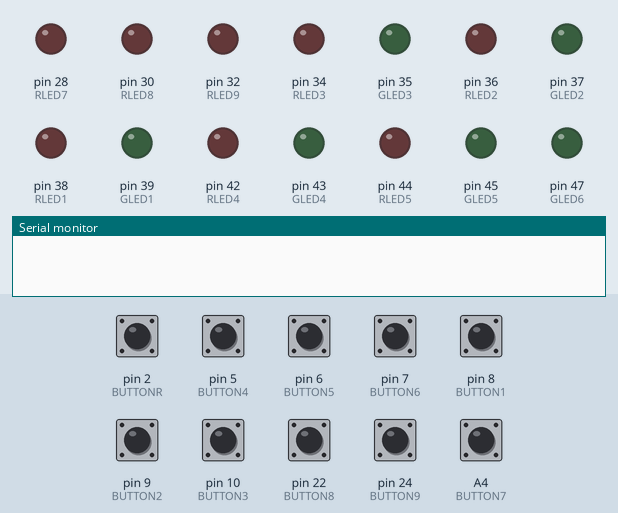
Bench run of a sketch on a simulated Arduino Mega 2560, built with avr-gcc and run on an emulated ATmega2560. Parts: output pins drawn as LEDs (lit = HIGH), the last lines printed to the serial monitor. The inputs (shaded band) are chosen by the test bench; at power-on: A4 (BUTTON7), pin 2 (BUTTONR), pin 5 (BUTTON4), pin 6 (BUTTON5), pin 7 (BUTTON6), pin 8 (BUTTON1), pin 9 (BUTTON2), pin 10 (BUTTON3), pin 22 (BUTTON8), pin 24 (BUTTON9) LOW.

Above: at 1.2 s.
1.3 s: pin 5 (BUTTON4) pulled HIGH for 1 s
At 1.9 s:
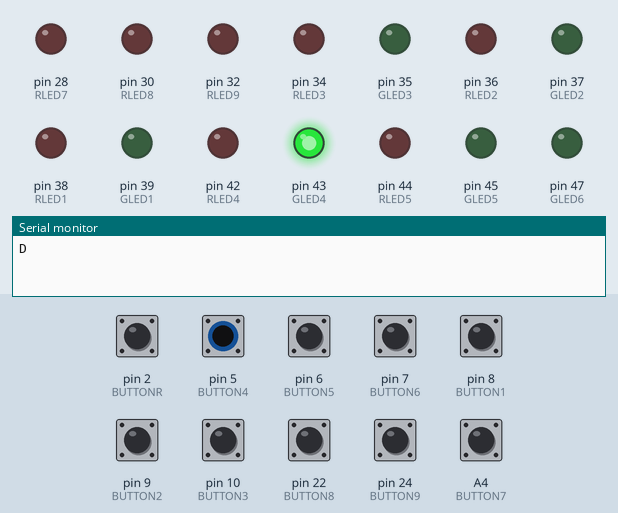
3.8 s: pin 6 (BUTTON5) pulled HIGH for 1 s
At 5.2 s:
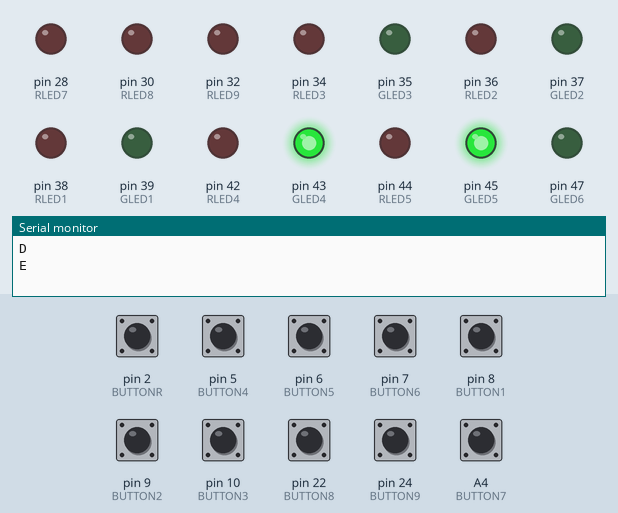
6.3 s: pin 7 (BUTTON6) pulled HIGH for 1 s
At 7.2 s:
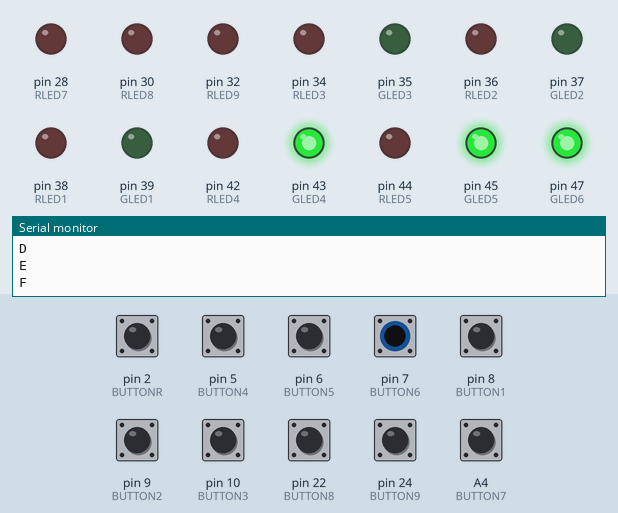
8.8 s: pin 8 (BUTTON1) pulled HIGH for 1 s
At 10.5 s:
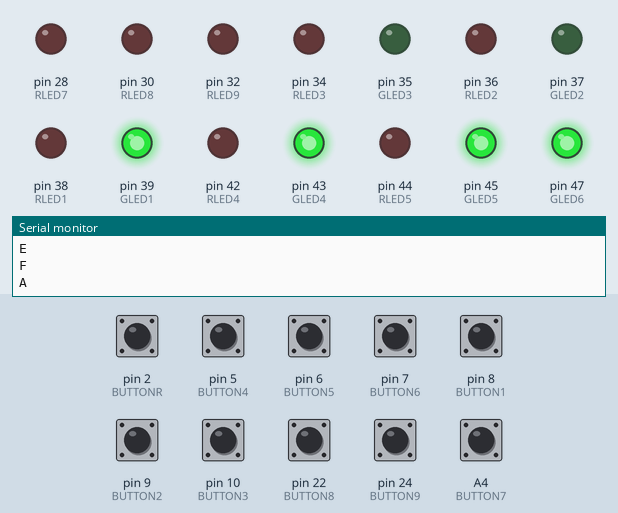
11.3 s: pin 9 (BUTTON2) pulled HIGH for 1 s
At 12.5 s:
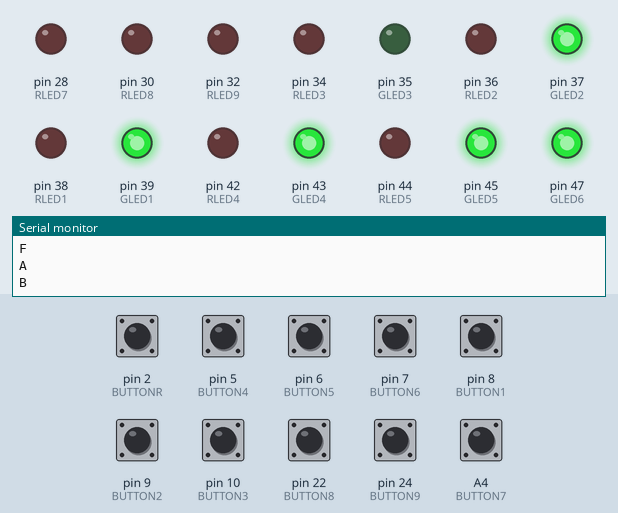
13.8 s: pin 10 (BUTTON3) pulled HIGH for 1 s
At 14.6 s:
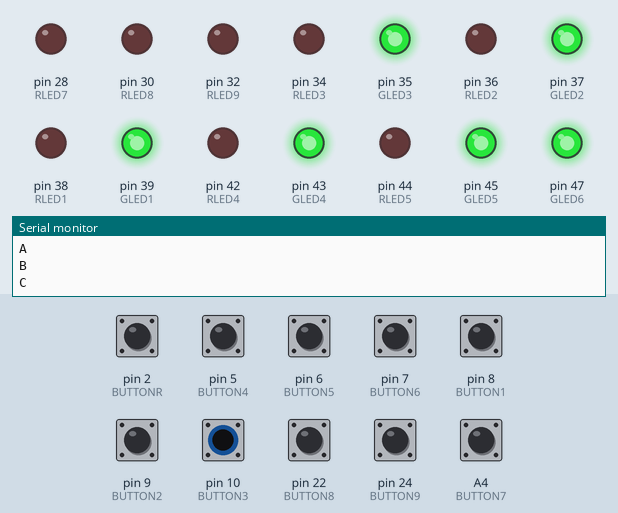
Timing chart, 0 to 16.8 s (numbered marks = the images above; inputs shaded):
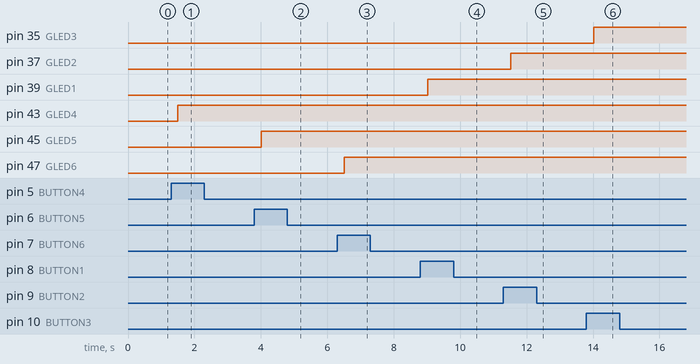

The sketch:

ArduinoUNO_Sketch.ino
```cpp
/*
 **********************************************************************
 * Name:    SendingData.ino                                           *
 * - - - - - - - - - - - - - - - - - - - - - - - - - - - - - - - - -  *
 * Created: 09.03.2023 10:01:49                                       *
 * Author:  Isaac Garcia Peveri                                       *
 *          isacco1975gp@gmail.com                                    *
 * - - - - - - - - - - - - - - - - - - - - - - - - - - - - - - - - -  *
 **********************************************************************
*/


#pragma region "Working-Storage"
String incomingMessage;

const int BUTTONR = 2;
const int BUTTON1 = 8;
const int BUTTON2 = 9;
const int BUTTON3 = 10;
const int BUTTON4 = 5;
const int BUTTON5 = 6;
const int BUTTON6 = 7;
const int BUTTON7 = A4;
const int BUTTON8 = 22;
const int BUTTON9 = 24;

const int GLED1 = 39;
const int GLED2 = 37;
const int GLED3 = 35;
const int GLED4 = 43;
const int GLED5 = 45;
const int GLED6 = 47;
const int GLED7 = A2;
const int GLED8 = A3;
const int GLED9 = A1;

const int RLED1 = 38;
const int RLED2 = 36;
const int RLED3 = 34;
const int RLED4 = 42;
const int RLED5 = 44;
const int RLED6 = 46;
const int RLED7 = 28;
const int RLED8 = 30;
const int RLED9 = 32;

byte buttonRValue = 0;
byte button1Value = 0;
byte button2Value = 0;
byte button3Value = 0;
byte button4Value = 0;
byte button5Value = 0;
byte button6Value = 0;
byte button7Value = 0;
byte button8Value = 0;
byte button9Value = 0;
#pragma endregion

void setup()
{
   Serial.begin(9600);

   pinMode(BUTTONR, INPUT);

   pinMode(BUTTON1, INPUT);
   pinMode(GLED1, OUTPUT);
   pinMode(RLED1, OUTPUT);

   pinMode(BUTTON2, INPUT);
   pinMode(GLED2, OUTPUT);
   pinMode(RLED2, OUTPUT);

   pinMode(BUTTON3, INPUT);
   pinMode(GLED3, OUTPUT);
   pinMode(RLED3, OUTPUT);

   pinMode(BUTTON4, INPUT);
   pinMode(GLED4, OUTPUT);
   pinMode(RLED4, OUTPUT);

   pinMode(BUTTON5, INPUT);
   pinMode(GLED5, OUTPUT);
   pinMode(RLED5, OUTPUT);

   pinMode(BUTTON6, INPUT);
   pinMode(GLED6, OUTPUT);
   pinMode(RLED6, OUTPUT);

   pinMode(BUTTON7, INPUT);
   pinMode(GLED7, OUTPUT);
   pinMode(RLED7, OUTPUT);

   pinMode(BUTTON8, INPUT);
   pinMode(GLED8, OUTPUT);
   pinMode(RLED8, OUTPUT);

   pinMode(BUTTON9, INPUT);
   pinMode(GLED9, OUTPUT);
   pinMode(RLED9, OUTPUT);
}

///
/// Reading Loop
///
void loop()
{
   buttonRValue = digitalRead(BUTTONR);
   button1Value = digitalRead(BUTTON1);
   button2Value = digitalRead(BUTTON2);
   button3Value = digitalRead(BUTTON3);
   button4Value = digitalRead(BUTTON4);
   button5Value = digitalRead(BUTTON5);
   button6Value = digitalRead(BUTTON6);
   button7Value = digitalRead(BUTTON7);
   button8Value = digitalRead(BUTTON8);
   button9Value = digitalRead(BUTTON9);

/*
   Serial.println(button1Value);
   Serial.println(button2Value);
   Serial.println(button3Value);
   Serial.println(button4Value);
   Serial.println(button5Value);
   Serial.println(button6Value);
   Serial.println(button7Value);
   Serial.println(button8Value);
   Serial.println(button9Value);
*/
   if (buttonRValue == 1)
   {
      Serial.println("R");

      digitalWrite(RLED1, LOW);
      digitalWrite(RLED2, LOW);
      digitalWrite(RLED3, LOW);
      digitalWrite(RLED4, LOW);
      digitalWrite(RLED5, LOW);
      digitalWrite(RLED6, LOW);
      digitalWrite(RLED7, LOW);
      digitalWrite(RLED8, LOW);
      digitalWrite(RLED9, LOW);

      digitalWrite(GLED1, LOW);
      digitalWrite(GLED2, LOW);
      digitalWrite(GLED3, LOW);
      digitalWrite(GLED4, LOW);
      digitalWrite(GLED5, LOW);
      digitalWrite(GLED6, LOW);
      digitalWrite(GLED7, LOW);
      digitalWrite(GLED8, LOW);
      digitalWrite(GLED9, LOW);
   }

   if (button1Value == 1)
   {
      Serial.println("A");
      digitalWrite(GLED1, HIGH);
      delay(1000);
   }

   if (button2Value == 1)
   {
      Serial.println("B");
      digitalWrite(GLED2, HIGH);
      delay(1000);
   }

   if (button3Value == 1)
   {
      Serial.println("C");
      digitalWrite(GLED3, HIGH);
      delay(1000);
   }

   if (button4Value == 1)
   {
      Serial.println("D");
      digitalWrite(GLED4, HIGH);
      delay(1000);
   }

   if (button5Value == 1)
   {
      Serial.println("E");
      digitalWrite(GLED5, HIGH);
      delay(1000);
   }

   if (button6Value == 1)
   {
      Serial.println("F");
      digitalWrite(GLED6, HIGH);
      delay(1000);
   }

   if (button7Value == 1)
   {
      Serial.println("G");
      digitalWrite(GLED7, HIGH);
      delay(1000);
   }

   if (button8Value == 1)
   {
      Serial.println("H");
      digitalWrite(GLED8, HIGH);
      delay(1000);
   }

   if (button9Value == 1)
   {
      Serial.println("I");
      digitalWrite(GLED9, HIGH);
      delay(1000);
   }

   incomingMessage = "";
   Serial.flush();

   if (Serial.available())
   {
      incomingMessage = Serial.readString();
      //Serial.println(incomingMessage);

      if (incomingMessage == "1")
      {
         digitalWrite(RLED1, HIGH);
      }

      if (incomingMessage == "2")
      {
         digitalWrite(RLED2, HIGH);
      }

      if (incomingMessage == "3")
      {
         digitalWrite(RLED3, HIGH);
      }

      if (incomingMessage == "4")
      {
         digitalWrite(RLED4, HIGH);
      }

      if (incomingMessage == "5")
      {
         digitalWrite(RLED5, HIGH);
      }

      if (incomingMessage == "6")
      {
         digitalWrite(RLED6, HIGH);
      }

      if (incomingMessage == "7")
      {
         digitalWrite(RLED7, HIGH);
      }

      if (incomingMessage == "8")
      {
         digitalWrite(RLED8, HIGH);
      }

      if (incomingMessage == "9")
      {
         digitalWrite(RLED9, HIGH);
      }
   }

   delay(500);

   //Avoid COBOL SOCKET to wait forever
   Serial.println("");
}
```

Measured:
- after the input at 1.3 s, pin 43 (GLED4): LOW → HIGH after 0.20 s
- after the input at 3.8 s, pin 45 (GLED5): LOW → HIGH after 0.21 s
- after the input at 6.3 s, pin 47 (GLED6): LOW → HIGH after 0.21 s
- after the input at 8.8 s, pin 39 (GLED1): LOW → HIGH after 0.22 s
- after the input at 11.3 s, pin 37 (GLED2): LOW → HIGH after 0.22 s
- after the input at 13.8 s, pin 35 (GLED3): LOW → HIGH after 0.23 s
